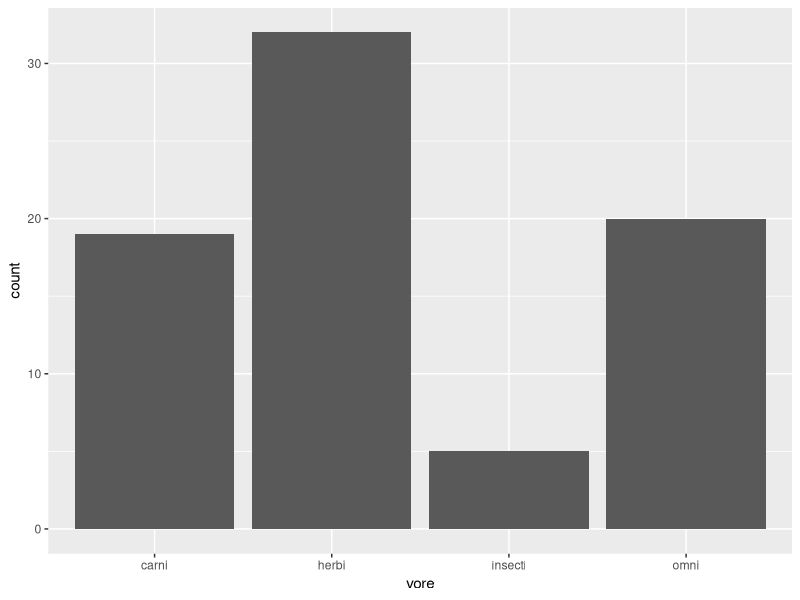
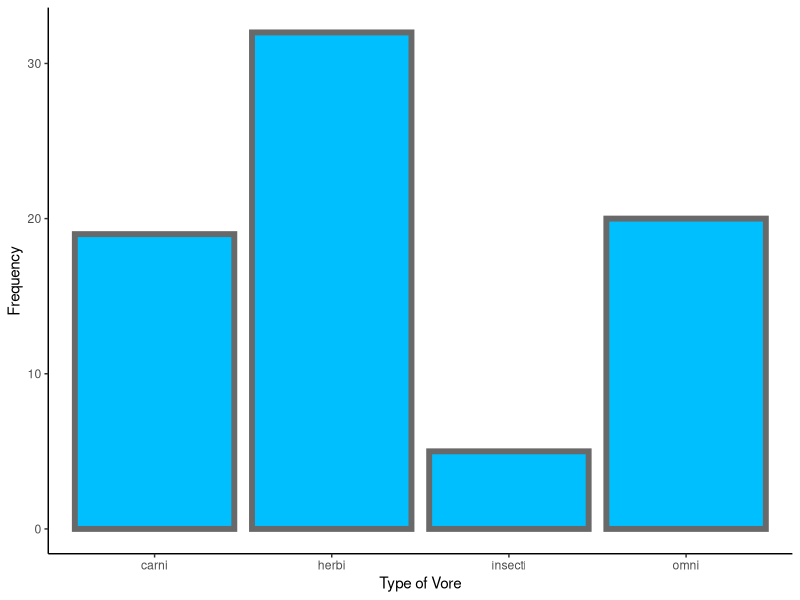
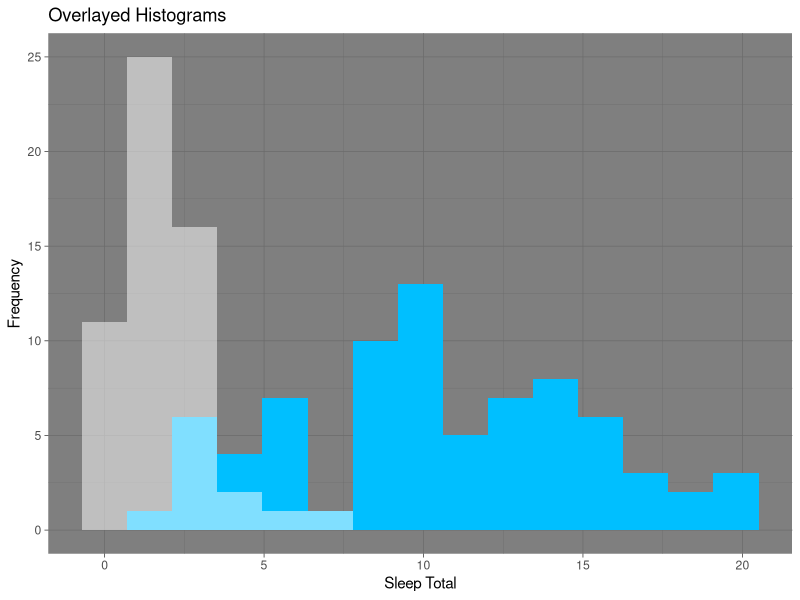
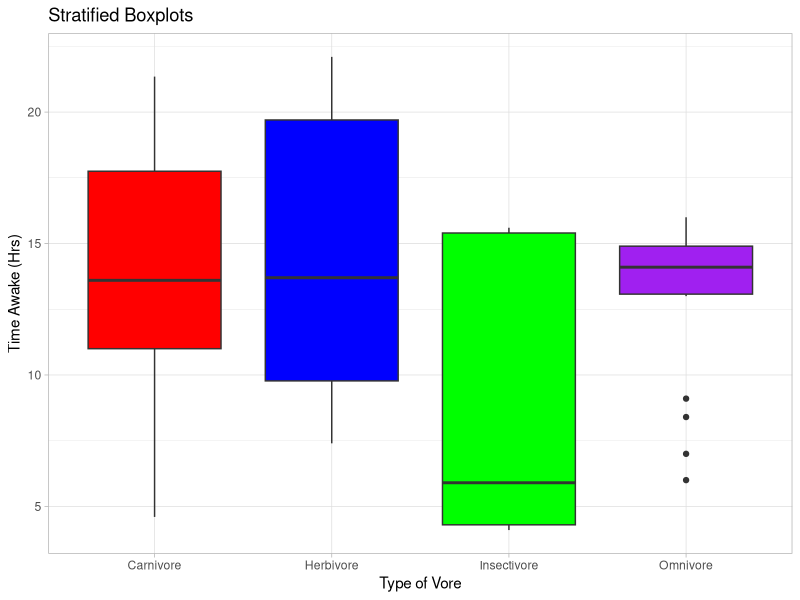
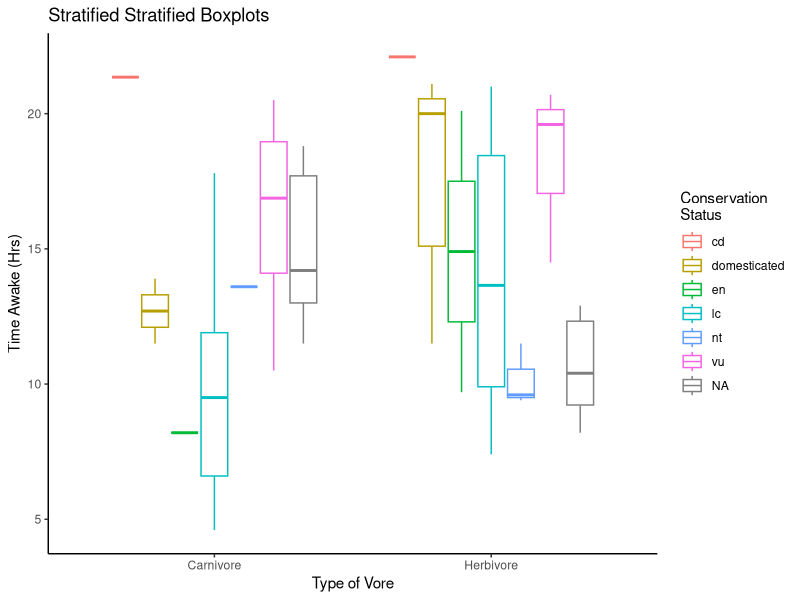
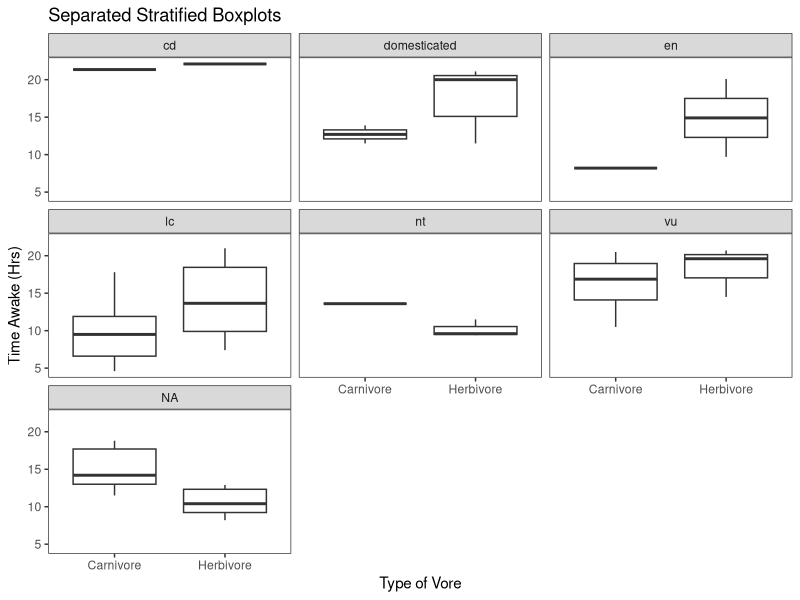
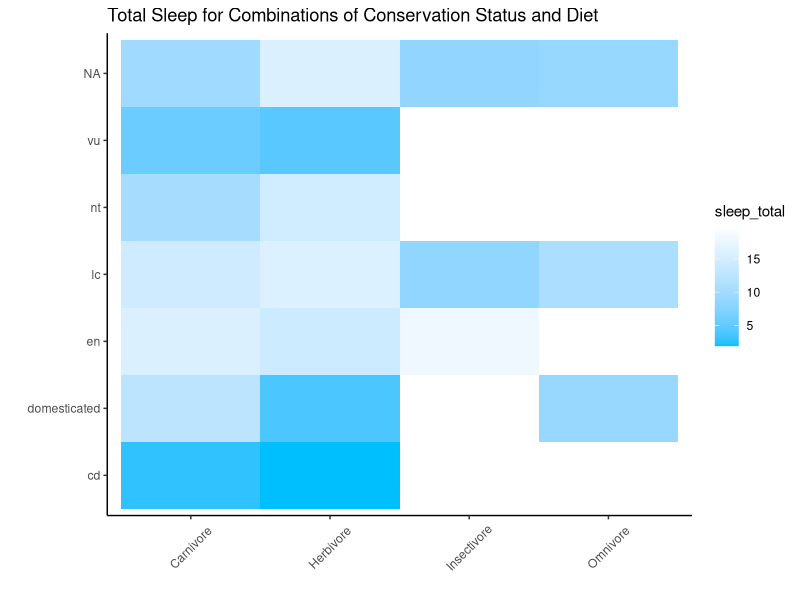
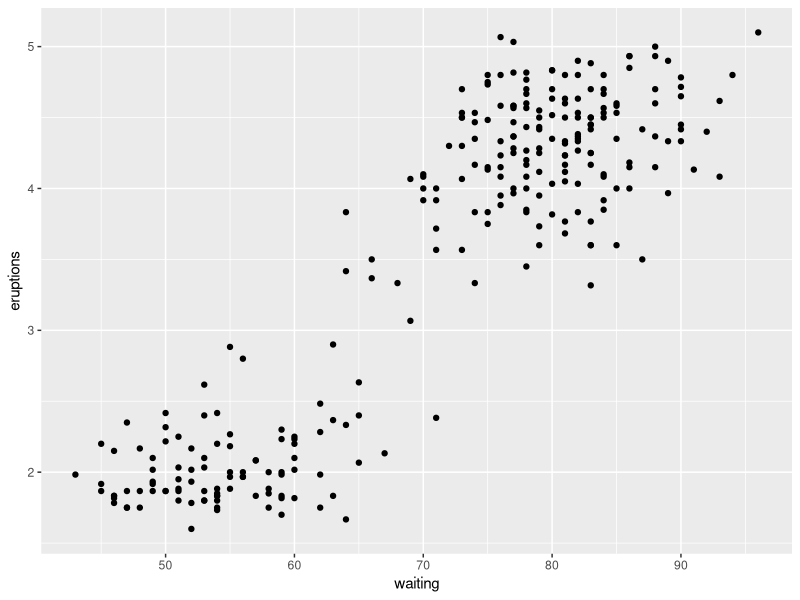

Reproduce these figures in R, in order.
## ---- chunk 1
# This is a good place to put libraries required for using the ggplot function
knitr::opts_chunk$set(echo = TRUE)
library(tidyverse)
## ---- chunk 2
msleep #Prints the data but takes up a lot of space
head(msleep,5) #Prints the first 5 rows
str(msleep) #Lists all variables and the type of variable
summary(msleep) #Provides summary statistics for all variables in dataset
summary(msleep$awake) #Provides summary statistics for the awake variable in dataset msleep
dim(msleep) #Outputs a Vector Giving the Number of Rows and Columns
unique(msleep$vore) #Lists all the unique values for a categorical variable Animals are Classified as Carnivore Omnivore, Herbivore, or Insectivore: "NA" references a missing response
which(is.na(msleep$vore)) #Returns the Observation index where missing values exist
msleep2=msleep[-which(is.na(msleep$vore)),] #Removes the 7 Observations that are missing a vore-specification
## ---- chunk 3
ggplot(data=msleep2) +
  geom_bar(aes(x=vore))
ggplot(data=msleep2) +
  geom_bar(aes(x=vore),color="dimgrey",fill="deepskyblue1",size=2) + 
  xlab("Type of Vore") + ylab("Frequency") + 
  theme_classic()
## ---- chunk 4
ggplot(data=msleep2) + 
  geom_histogram(mapping=aes(x=sleep_total),bins=15,fill="deepskyblue1") +
  geom_histogram(mapping=aes(x=sleep_rem),bins=15,fill="white",alpha=0.5) + 
  labs(x="Sleep Total",y="Frequency",title="Overlayed Histograms") + theme_dark()
#Warning due to NA
## ---- chunk 5
ggplot(data=msleep2) + 
  geom_boxplot(aes(x=vore,y=awake),fill=c("red","blue","green","purple")) + #vector coloring each boxplot
  xlab("Type of Vore") + ylab("Time Awake (Hrs)") + 
  theme_light()+ggtitle("Stratified Boxplots") + 
  scale_x_discrete(labels=c("Carnivore","Herbivore","Insectivore","Omnivore"))
## ---- chunk 6
ggplot(data=msleep2) + 
  geom_boxplot(aes(x=vore,y=awake,color=conservation)) + 
  xlab("Type of Vore") + ylab("Time Awake (Hrs)") + 
  theme_light()+ggtitle("Stratified Stratified Boxplots") + 
  scale_x_discrete(limits=c("carni","herbi"),labels=c("Carnivore","Herbivore")) + # only wanted to look at carnivore and herbivore, limits are listing only the values we want to see and labels relabeling those values 
  guides(color=guide_legend(title="Conservation \nStatus")) + # \n recongifures the Status under the Conservation for aesthetic purposes 
  theme_classic()
# adding conservation status
## ---- chunk 7
ggplot(data=msleep2) + 
  geom_boxplot(aes(x=vore,y=awake)) + 
  facet_wrap(conservation~.) + 
  xlab("Type of Vore") + ylab("Time Awake (Hrs)") + 
  theme_light()+ggtitle("Separated Stratified Boxplots") + 
  scale_x_discrete(limits=c("carni","herbi"),labels=c("Carnivore","Herbivore")) +
  theme_test()
## ---- chunk 8
ggplot(data=msleep2,aes(x=vore,y=conservation)) + 
  geom_tile(aes(fill=sleep_total)) + # introducing third variable to represent tiles/contour
  scale_fill_gradient(low="deepskyblue1",high="white")+
  theme_classic() + 
  scale_x_discrete(label=c("Carnivore","Herbivore","Insectivore","Omnivore")) +
  theme(axis.text.x=element_text(angle=45,vjust=0.5))+ # angles and adjusts variable names on the x axis
  xlab("")+ylab("") + 
  ggtitle("Total Sleep for Combinations of Conservation Status and Diet")

# in general not a sufficient plot: this visual does not clearly represent missing values, the sleep_total is not represented clearly by the numbers (we did not summarize the data we do not know what the numbers mean (avg, median, sd, etc.))
## ---- chunk 9
#First Notice from Original Old Faithful Data Sets
ggplot(faithful) + 
  geom_point(aes(x=waiting,y=eruptions),col="black")

#Now we Construct a Heatmap Showing the 
v <- ggplot(faithfuld) +
  geom_tile(aes(waiting, eruptions, fill = density))
v

v2=v + scale_fill_distiller()
v2

v3=v+scale_fill_distiller(palette = "Spectral")
v3

v4=v3 + xlab("Time Between Eruptions (mins)") + ylab("Duration of Eruptions (mins)") + 
  ggtitle("Old Faithful") + labs(subtitle=expression(paste("Joint Density Function: ",italic("f(Waiting Time,Duration)"))))
v4
